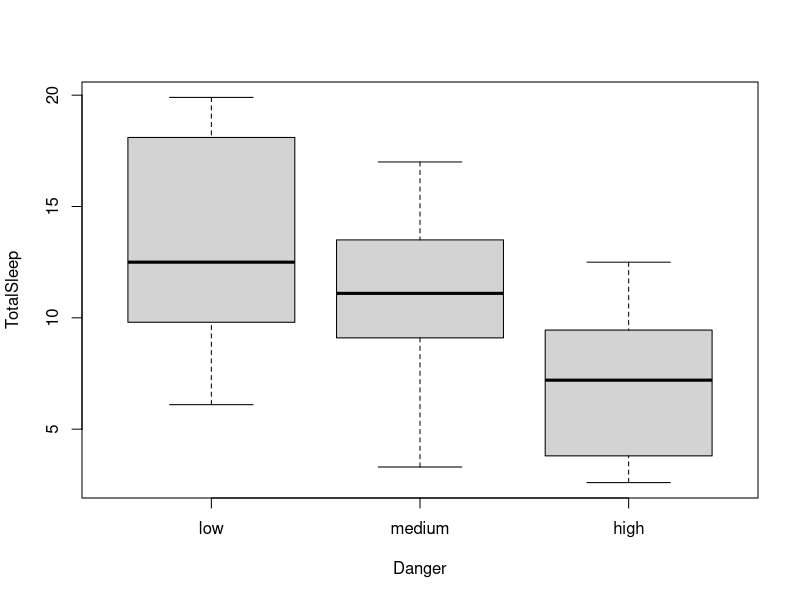
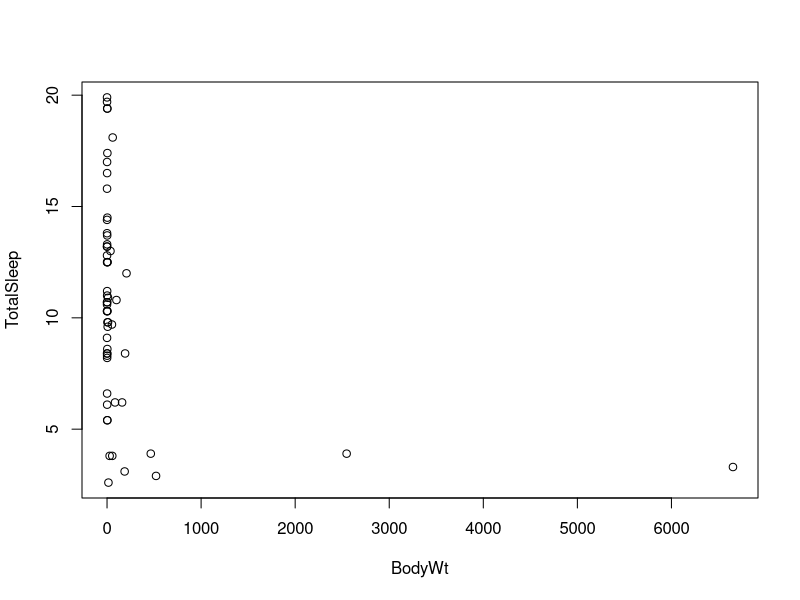
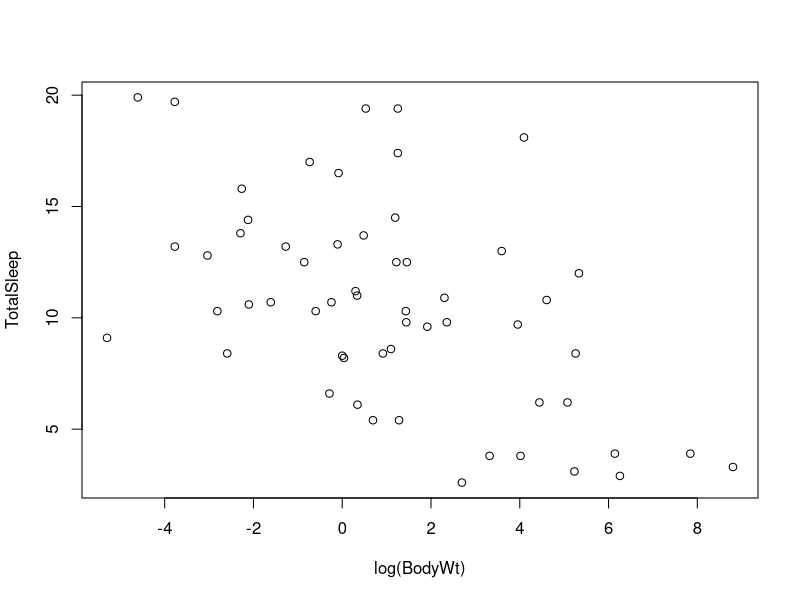

Write the R code that produced these figures, in order.
library(plyr)
# Load data
sleep <- read.delim("sleep.txt")

# Turn danger into categorical data
sleep$Danger <- factor(sleep$Danger, levels=c(1,2,3),
                       labels=c("low","medium","high"))

# Count frequency of danger
count(sleep$Danger)

# b) Calculate mean sleep for different danger categories
t <- aggregate(TotalSleep~Danger , data=sleep , FUN=mean)

# Boxplot
plot(TotalSleep~Danger, data=sleep)

# c) Multiple linear regression
model <- lm(TotalSleep~relevel(Danger,"low"), data=sleep)
summary(model)
# Means are coefficents in relation to beta_0
mean_low <- model$coefficients[1]
mean_medium <- mean_low + model$coefficients[2]
mean_high <- mean_low + model$coefficients[3]

unique(predict(model))

# Global F-test, t-statistics say that we might be able to merge low/medium
summary(model) #Look at F-statistic
anova(model) # Look at F-value and Pr(>F)
qf(1-0.05,2,54)

# Plot danger and body weight
with(data=sleep, plot(TotalSleep~BodyWt))
with(data=sleep, plot(TotalSleep~log(BodyWt))) # More reasonable since some animals weigh alot more

# Model with body weight and danger
model.w <- lm(TotalSleep~log(BodyWt), data=sleep)
summary(model.w) # Summary simple model with body weight
model.wd <- update(model.w , .~.+Danger)   
summary(model.wd) # Summary model with weight and danger

# Partial F-statistics
anova(model.w,model.wd) # F value = 10.356
qf(1-0.05,2,53)
# All betas are significant from t-test

# Confidence intervals
confint(model.wd)

# Predict homo sapiens total sleep
new_data <- data.frame(BodyWt = 62, Danger = 'low')
predict(model.wd, new_data)



# Difference between sleep is confidence interval of beta_high (?) 
confint(model.wd)[4,]

# Difference between Marmot Homo Sapiens
diff = log(62)-log(4)
confint(model.wd)[2,]*diff # Confidence interval
summary(model.wd)$coefficients[2,1]*diff # Expected difference in sleep

## Check answer with covariance matrix ##
#
XX <- summary(model.wd)$cov.unscaled
XX
